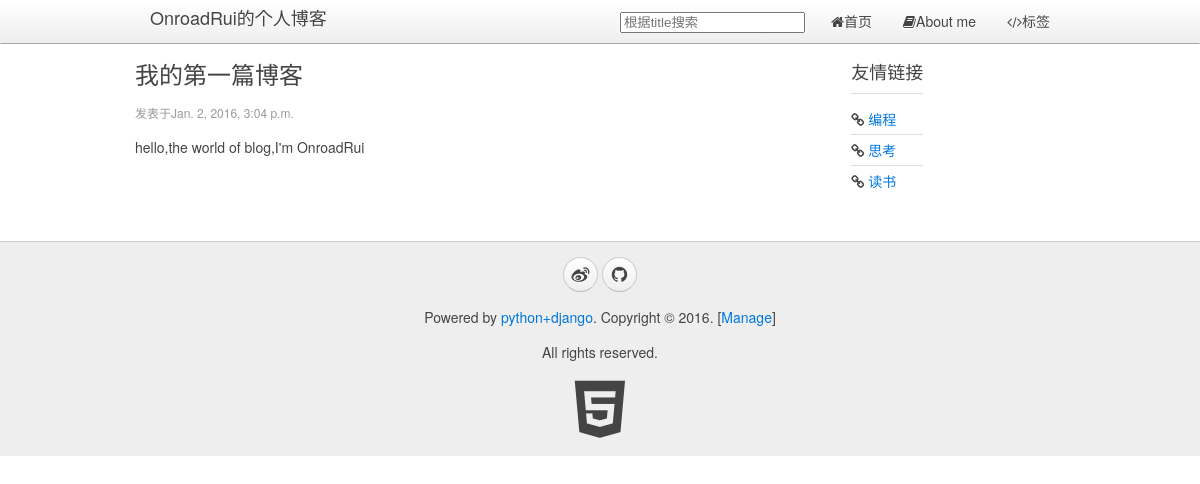
The page /ruiblog/1/ on the database as committed earlier.
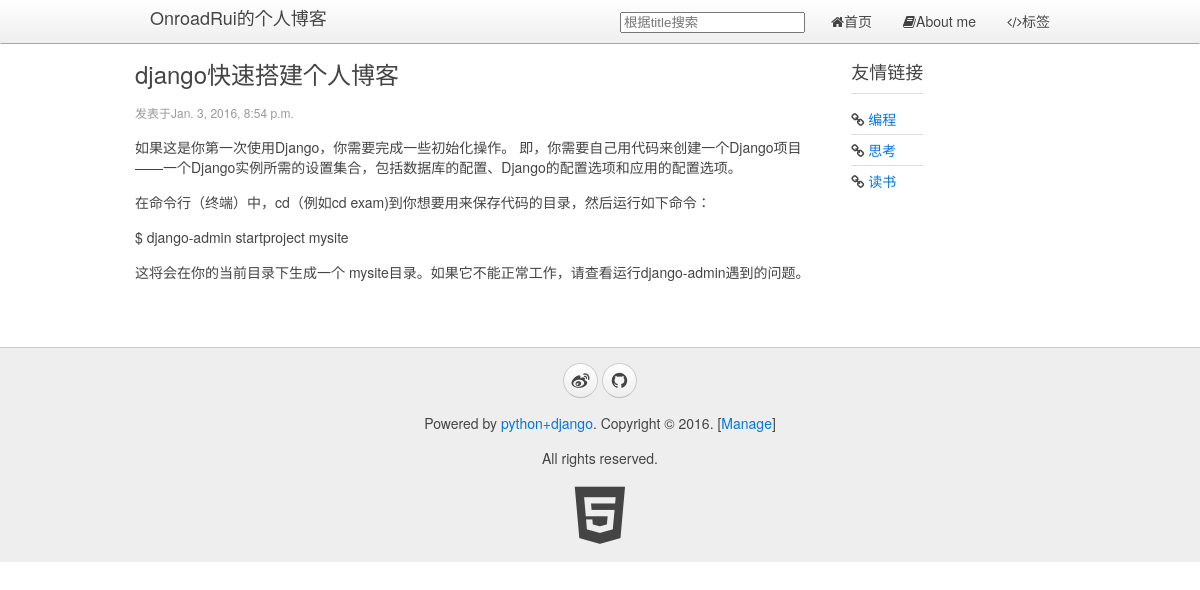
The same page on the database as committed later.
### ruiblog/models.py (models this page shows, shortened)
class BlogsPost(models.Model):
    title = models.CharField(max_length = 150)
    category = models.CharField(max_length=50,blank=True)
    summary = models.CharField(max_length=100,blank=True)
    body = models.TextField()
    timestamp = models.DateTimeField()
    def get_absolute_url(self):
        path = reverse('ruiblog:detail',args=(self.id,))
        print('the path is %s'%path)
        return "http://127.0.0.1/ruiblog/%s"%path

### ruiblog/views.py (the view)
# urls.py: url(r'^(?P<pk>\d+)/$','ruiblog.views.detail',name='detail'),
def detail(request,pk):
    try:
        print('hello')
        blog = BlogsPost.objects.get(pk=pk)
        summary = blog.body.__str__()
        summ = summary[0:5]
        print(summ)
    except BlogsPost.DoesNotExist:
        raise Http404
    return render(request,'blog.html',{'blog':blog})

### ruiblog/templatetags/custom_markdown.py (called while the page is built)
@register.filter(is_safe=True)  #注册template filter
@stringfilter  #希望字符串作为参数
def custom_markdown(value):
    return mark_safe(markdown.markdown(value,extensions = ['markdown.extensions.fenced_code', 'markdown.extensions.codehilite'], safe_mode=True, enable_attributes=False))

### ruiblog/templates/blog.html (shortened to what this page needs)
{% extends 'base.html' %}
{% load custom_markdown %}
{% block content %}
    <div class="uk-width-medium-3-4">
        <article class="uk-article">
            <h2>{{blog.title }}</h2>
            <p class="uk-article-meta">发表于{{blog.timestamp }}</p>
            <p>{{ blog.body|custom_markdown }}</p>
        </article>
    </div>
        <div class="uk-panel uk-panel-header">
            <h3 class="uk-panel-title">友情链接</h3>
            <ul class="uk-list uk-list-line">
                <li><i class="uk-icon-link"></i> <a href="#">编程</a></li>
                <li><i class="uk-icon-link"></i> <a href="#">思考</a></li>
                <li><i class="uk-icon-link"></i> <a href="#">读书</a></li>
            </ul>
        </div>
{% endblock %}

### ruiblog/templates/base.html (shortened to what this page needs)
<!DOCTYPE html>
<html>
<head>
    <link rel="stylesheet" href="/static/css/uikit.min.css">
    <link rel="stylesheet" href="/static/css/uikit.gradient.min.css">
    <link rel="stylesheet" href="/static/css/ruiblog.css" />
   <link rel="stylesheet" href="/static/css/friendly.css">
</head>
<body>
    <nav class="uk-navbar uk-navbar-attached uk-margin-bottom">
        <div class="uk-container uk-container-center">
            <a href="/index/" class="uk-navbar-brand">OnroadRui的个人博客</a>
            <div class="uk-navbar-flip">
                <ul class="uk-navbar-nav" style="padding:10px">
                    <form action="/searchBlog" method="get">
                        <input type="text" name = "searchKey"
                        placeholder="根据title搜索" />
                    </form>
                </ul>
                <ul class="uk-navbar-nav">
                    <li><a href="/index/"><i class="uk-icon-home"></i>首页</a></li>
                    <li><a href="/about_me/"><i class="uk-icon-book"></i>About me</a></li>
                    <li><a href="/tag/"><i class="uk-icon-code"></i>标签</a></li>
                </ul>
            </div>
        </div>
    </nav>
    <div class="uk-container uk-container-center">
        <div class="uk-grid">
            {% block content %}
            {% endblock %}
        </div>
    </div>
    <div class="uk-margin-large-top" style="background-color:#eee; border-top:1px solid #ccc;">
        <div class="uk-container uk-container-center uk-text-center">
            <div class="uk-panel uk-margin-top uk-margin-bottom">
                <p>
                    <a target="_blank" href="#" class="uk-icon-button uk-icon-weibo"></a>
                    <a target="_blank" href="#" class="uk-icon-button uk-icon-github"></a>
                </p>
                <p>Powered by <a href="#">python+django</a>. Copyright &copy;
                2016. [<a href="/admin/" target="_blank">Manage</a>]</p>
                <p>
                All rights reserved.</p>
                <a target="_blank" href="#"><i class="uk-icon-html5" style="font-size:64px; color: #444;"></i></a>
            </div>
        </div>
    </div>
</body>
</html>

Rows that differ between the two databases and show on the page:
changed BlogsPost: title "我的第一篇博客" → "django快速搭建个人博客"; timestamp "Jan. 2, 2016, 3:04 p.m." → "Jan. 3, 2016, 8:54 p.m."; body|custom_markdown "hello,the world of blog,I'm OnroadRui" → "如果这是你第一次使用Django，你需要完成一些初始化操作。 即，你需要自己用代码来创建一个Django项目 ——一个Django实例所需的设置集合，包括数据库的配置、Django的配置选项和应用的配置选项。 在命令行（终端）中，cd（例如cd exam)到你想要用来保存代码的目录，然后运行如下命令： $ django-admin startproject mysite 这将会在你的当前目录下生成一个 mysite目录。如果它不能正常工作，请查看运行django-admin遇到的问题。"
